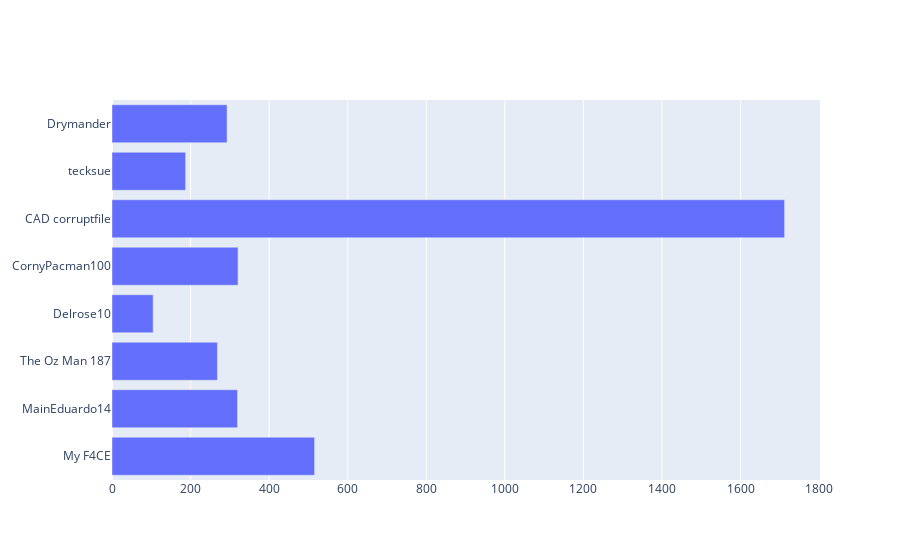

Notebook code for this chart:
### Code cell
df = recent_match_stats('Drymander', back_count=0)

import plotly.graph_objects as go

fig = go.Figure(go.Bar(
            x=df['TotalTimePlayed'],
            y=df['Gamertag'],
            orientation='h'))

fig.show()

### Figure 1 — Plotly figure (JSON) as saved in the notebook; plotly's stock layout.template omitted (floating-point values rounded to 4 significant figures)
{"data": [{"orientation": "h", "type": "bar", "x": [515.7, 319.6, 268.3, 104.7, 320.8, 1712.0, 187.4, 292.8], "y": ["My F4CE", "MainEduardo14", "The Oz Man 187", "Delrose10", "CornyPacman100", "CAD corruptfile", "tecksue", "Drymander"]}], "layout": {}}
